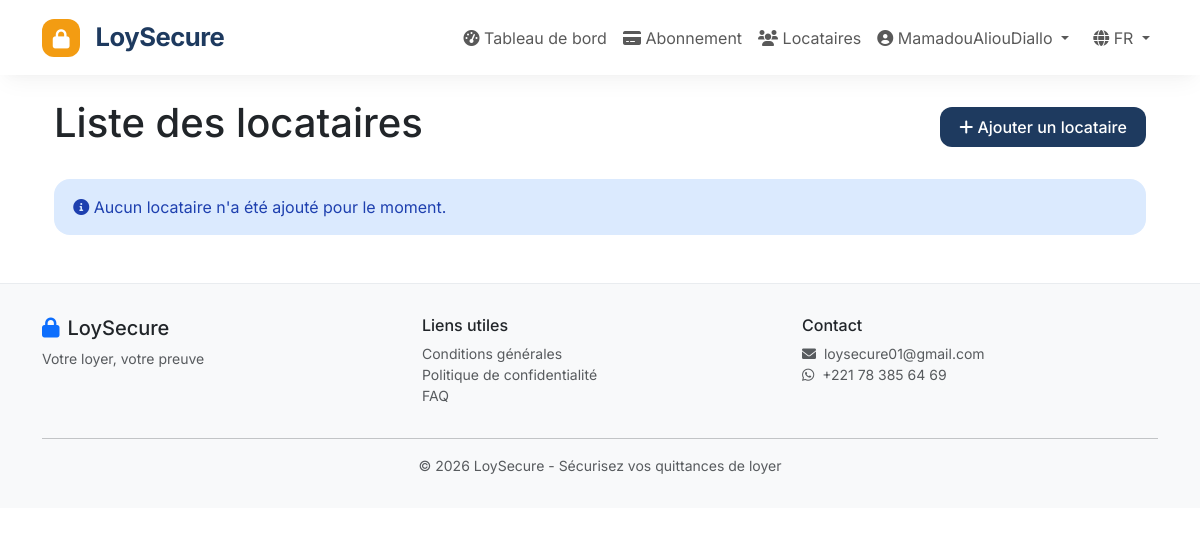
The app's page /tenants/ (signed in), older data.
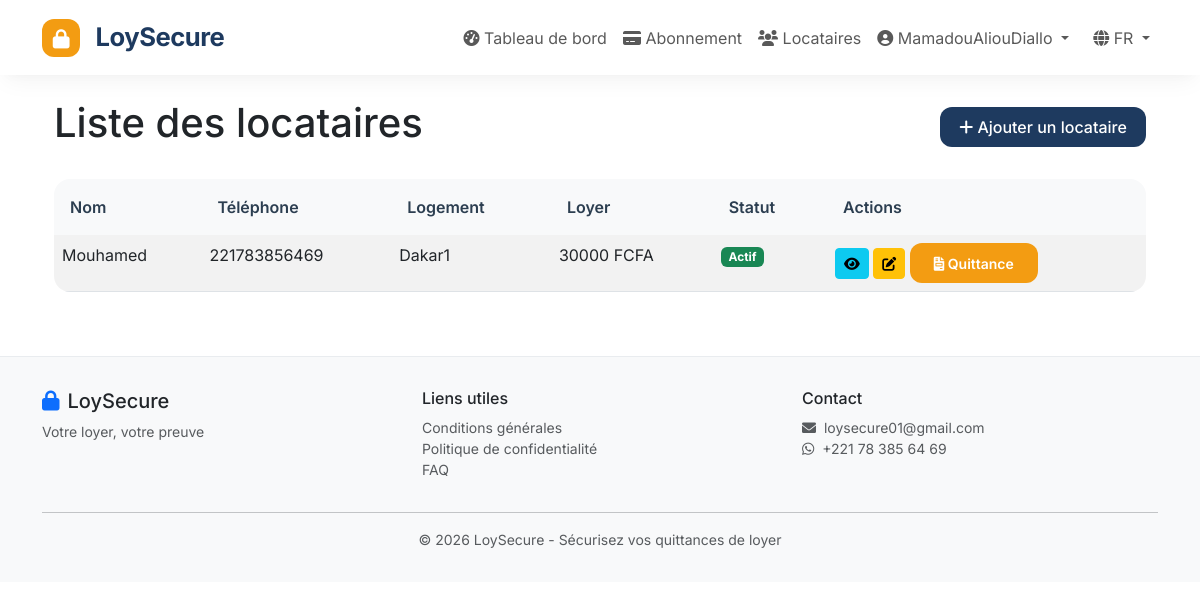
The same page, newer data.
### tenants/models.py (models this page shows, shortened)
class Tenant(models.Model):
    property_ref = models.ForeignKey(
        'properties.Property',
        on_delete=models.CASCADE,
        related_name='tenants',
        verbose_name=_('Logement')
    )
    name = models.CharField(_('Nom complet'), max_length=200)
    phone = models.CharField(_('Numéro de téléphone'), max_length=20)
    email = models.EmailField(_('Email'), blank=True)
    rent_amount = models.PositiveIntegerField(_('Montant du loyer'))
    contract_start_date = models.DateField(_('Début du contrat'), null=True, blank=True)
    contract_end_date = models.DateField(_('Fin du contrat'), null=True, blank=True)
    is_active = models.BooleanField(_('Actif'), default=True)
    notes = models.TextField(_('Notes'), blank=True)
    created_at = models.DateTimeField(auto_now_add=True)
    updated_at = models.DateTimeField(auto_now=True)
    class Meta:
        verbose_name = _('Locataire')
        verbose_name_plural = _('Locataires')
        ordering = ['name']

### properties/models.py (models this page shows, shortened)
class Property(models.Model):
    owner = models.ForeignKey(
        settings.AUTH_USER_MODEL,
        on_delete=models.CASCADE,
        related_name='properties',
        verbose_name=_('Propriétaire')
    )
    address = models.CharField(_('Adresse'), max_length=500)
    number_of_rooms = models.PositiveIntegerField(_('Nombre de chambres'), default=1)
    description = models.TextField(_('Description'), blank=True)
    is_active = models.BooleanField(_('Actif'), default=True)
    created_at = models.DateTimeField(auto_now_add=True)
    updated_at = models.DateTimeField(auto_now=True)
    class Meta:
        verbose_name = _('Logement')
        verbose_name_plural = _('Logements')
        ordering = ['-created_at']

### accounts/models.py (models this page shows, shortened)
class CustomUser(AbstractUser):
    CURRENCY_CHOICES = [
        ('XOF', 'Franc CFA (XOF) - Sénégal, Côte d\'Ivoire, Bénin, Togo, Burkina, Mali, Niger'),
        ('XAF', 'Franc CFA (XAF) - Cameroun, Gabon, Congo, RCA, Tchad'),
        ('GNF', 'Franc Guinéen (GNF) - Guinée'),
    ]
    SUBSCRIPTION_TYPE_CHOICES = [
        ('free_trial', _('Essai gratuit (1er mois)')),
        ('pay_per_use', _('Pay-per-use (100 FCFA/chambre)')),
        ('subscription', _('Abonnement mensuel')),
    ]
    phone = models.CharField(_('Téléphone'), max_length=20, unique=True)
    currency = models.CharField(_('Devise'), max_length=3, choices=CURRENCY_CHOICES, default='XOF')
    company_name = models.CharField(_('Entreprise'), max_length=200, blank=True)
    address = models.TextField(_('Adresse'), blank=True)
    subscription_type = models.CharField(
        _('Type d\'abonnement'),
        max_length=20,
        choices=SUBSCRIPTION_TYPE_CHOICES,
        default='free_trial'
    )
    credits_balance = models.IntegerField(_('Crédits disponibles'), default=0)
    subscription_active = models.BooleanField(_('Abonnement actif'), default=False)
    subscription_start_date = models.DateTimeField(_('Début abonnement'), null=True, blank=True)
    subscription_end_date = models.DateTimeField(_('Fin abonnement'), null=True, blank=True)
    subscription_tier = models.CharField(_('Tranche abonnement'), max_length=20, blank=True)
    first_month_free_used = models.BooleanField(_('1er mois gratuit utilisé'), default=False)
    consecutive_paid_months = models.IntegerField(_('Mois payés consécutifs'), default=0)
    free_month_used = models.BooleanField(_('Mois offert utilisé'), default=False)
    first_year_complete = models.BooleanField(_('1ère année terminée'), default=False)
    free_trial_usage = models.IntegerField(_('Quittances utilisées pendant essai'), default=0)
    total_rooms_declared = models.IntegerField(_('Total chambres déclarées'), default=0)
    last_compliance_check = models.DateTimeField(_('Dernier contrôle conformité'), null=True, blank=True)
    created_at = models.DateTimeField(_('Date d\'inscription'), auto_now_add=True)
    updated_at = models.DateTimeField(_('Date de mise à jour'), auto_now=True)
    class Meta:
        verbose_name = _('Propriétaire')
        verbose_name_plural = _('Propriétaires')
    def get_currency_symbol(self):
        symbols = {'XOF': 'FCFA', 'XAF': 'FCFA', 'GNF': 'GNF'}
        return symbols.get(self.currency, 'FCFA')

### tenants/views.py (the view)
# urls.py: path('', views.tenant_list, name='tenant_list'),
@login_required
def tenant_list(request):
    tenants = Tenant.objects.filter(property_ref__owner=request.user)
    return render(request, 'tenants/list.html', {'tenants': tenants})

### templates/tenants/list.html (shortened to what this page needs)
{% extends 'base.html' %}
{% load static %}
{% load i18n %}
{% block content %}
<div class="container mt-4">
    <div class="d-flex justify-content-between align-items-center mb-4">
        <h1>{% trans "Liste des locataires" %}</h1>
        <a href="{% url 'tenants:tenant_create' %}" class="btn btn-primary">
            <i class="fas fa-plus"></i> {% trans "Ajouter un locataire" %}
        </a>
    </div>
    {% if tenants %}
    <div class="table-responsive">
        <table class="table table-striped table-hover">
            <thead class="table-dark">
                <tr>
                    <th>{% trans "Nom" %}</th>
                    <th>{% trans "Téléphone" %}</th>
                    <th>{% trans "Logement" %}</th>
                    <th>{% trans "Loyer" %}</th>
                    <th>{% trans "Statut" %}</th>
                    <th>{% trans "Actions" %}</th>
                </tr>
            </thead>
            <tbody>
                {% for tenant in tenants %}
                <tr>
                    <td>{{ tenant.name }}</td>
                    <td>{{ tenant.phone }}</td>
                    <td>{{ tenant.property_ref.address }}</td>
                    <td>{{ tenant.rent_amount }} {{ tenant.property_ref.owner.get_currency_symbol }}</td>
                    <td>
                        {% if tenant.is_active %}
                            <span class="badge bg-success">{% trans "Actif" %}</span>
                        {% else %}
                            <span class="badge bg-danger">{% trans "Inactif" %}</span>
                        {% endif %}
                    </td>
                    <td>
                        <a href="{% url 'tenants:tenant_detail' tenant.id %}" class="btn btn-sm btn-info">
                            <i class="fas fa-eye"></i>
                        </a>
                        <a href="{% url 'tenants:tenant_edit' tenant.id %}" class="btn btn-sm btn-warning">
                            <i class="fas fa-edit"></i>
                        </a>
                        <a href="{% url 'receipts:create' tenant.id %}" class="btn btn-sm btn-success">
                            <i class="fas fa-file-invoice"></i> {% trans "Quittance" %}
                        </a>
                    </td>
                </tr>
                {% endfor %}
            </tbody>
        </table>
    </div>
    {% else %}
    <div class="alert alert-info">
        <i class="fas fa-info-circle"></i> {% trans "Aucun locataire n'a été ajouté pour le moment." %}
    </div>
    {% endif %}
</div>
{% endblock %}

Row changes from the older to the newer data that the page shows:
added Tenant: name "Mouhamed", phone "221783856469", property_ref.address "Dakar1", rent_amount "30000", property_ref.owner.get_currency_symbol "FCFA"
Text that changed along with them:
text no longer shown: "Aucun locataire n'a été ajouté pour le moment."
text now shown: "Nom Téléphone Logement Loyer Statut Actions"
